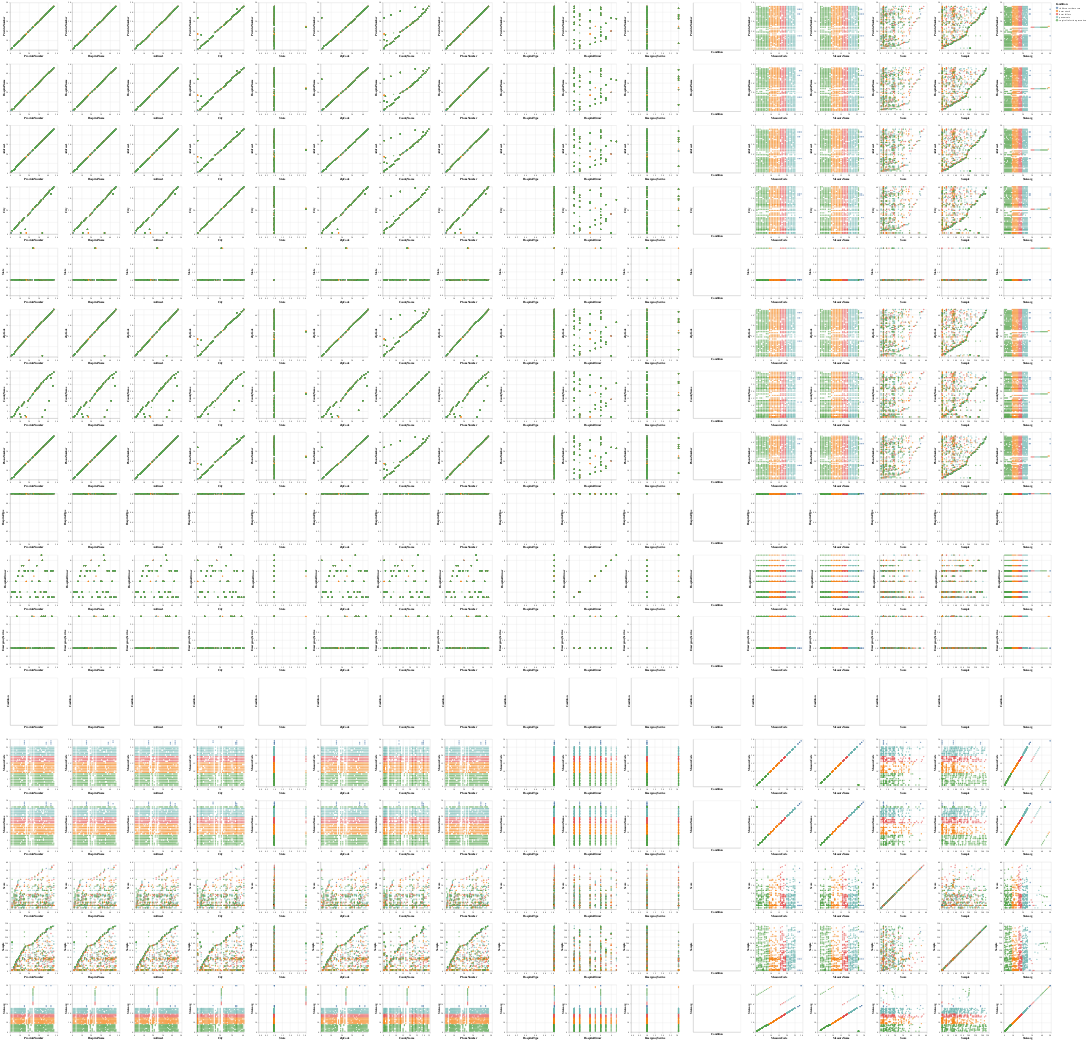

The code cell stored with this chart in its notebook:
### Code cell
import altair as alt

cols = ['ProviderNumber', 'HospitalName', 'Address1', 'City', 'State', 'ZipCode', 'CountyName', 'PhoneNumber', 'HospitalType', 'HospitalOwner', 'EmergencyService', 'Condition', 'MeasureCode', 'MeasureName', 'Score', 'Sample', 'Stateavg']

alt.Chart(pdf).mark_circle().encode(
    alt.X(alt.repeat("column"), type='quantitative'),
    alt.Y(alt.repeat("row"), type='quantitative'),
    color=f'{target}:N'
).properties(width=200, height=200).repeat(row=cols, column=cols)

### Figure 1 — Vega-Lite specification as saved in the notebook (floating-point values rounded to 4 significant figures; data arrays with more than 128 entries replaced by an {"elided": "..."} marker saying what was removed)
{"config": {"view": {"continuousWidth": 400, "continuousHeight": 300}}, "repeat": {"column": ["ProviderNumber", "HospitalName", "Address1", "City", "State", "ZipCode", "CountyName", "PhoneNumber", "HospitalType", "HospitalOwner", "EmergencyService", "Condition", "MeasureCode", "MeasureName", "Score", "Sample", "Stateavg"], "row": ["ProviderNumber", "HospitalName", "Address1", "City", "State", "ZipCode", "CountyName", "PhoneNumber", "HospitalType", "HospitalOwner", "EmergencyService", "Condition", "MeasureCode", "MeasureName", "Score", "Sample", "Stateavg"]}, "spec": {"data": {"name": "data-ff4d6617a417605f3ad352517b9aceee"}, "mark": "circle", "encoding": {"color": {"type": "nominal", "field": "Condition"}, "x": {"type": "quantitative", "field": {"repeat": "column"}}, "y": {"type": "quantitative", "field": {"repeat": "row"}}}, "height": 200, "width": 200}, "$schema": "https://vega.github.io/schema/vega-lite/v4.8.1.json", "datasets": {"data-ff4d6617a417605f3ad352517b9aceee": {"elided": "968 records"}}}
